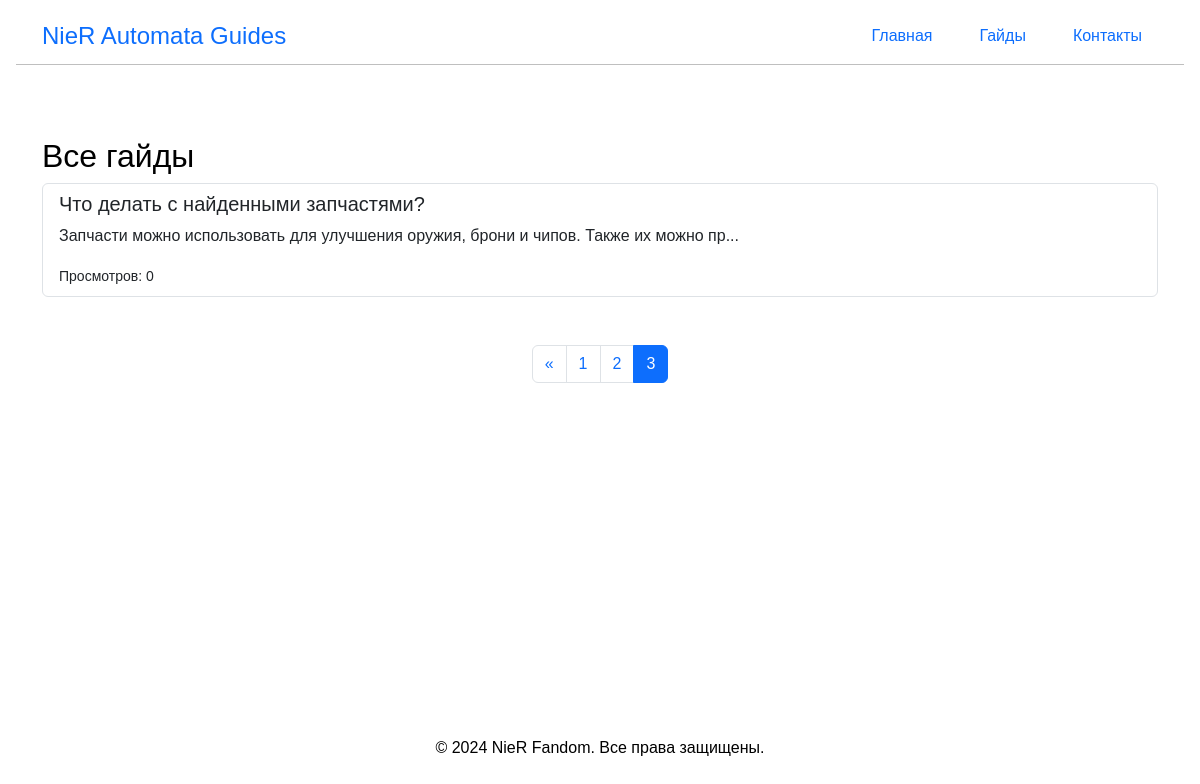
Screenshot of /guides_list.php?page=3 with the database file from the repository.
### tables this page shows
CREATE TABLE `guides` (
  `id` int(11) NOT NULL,
  `title` varchar(255) NOT NULL,
  `content` text NOT NULL,
  `category` varchar(50) NOT NULL,
  `views` int(11) DEFAULT '0',
  `created_at` timestamp NOT NULL DEFAULT CURRENT_TIMESTAMP
);

### guides_list.php (the view, shortened to what this page needs)
<?php
require_once('database/db.php');
$guides_per_page = 5;
$current_page = isset($_GET['page']) ? intval($_GET['page']) : 1;
$current_page = ($current_page > 0) ? $current_page : 1;
$offset = ($current_page - 1) * $guides_per_page;
$query = "SELECT * FROM guides ORDER BY views DESC LIMIT $guides_per_page OFFSET $offset";
$result = $conn->query($query);
$total_query = "SELECT COUNT(*) AS total FROM guides";
$total_result = $conn->query($total_query);
$total_row = $total_result->fetch_assoc();
$total_guides = $total_row['total'];
$total_pages = ceil($total_guides / $guides_per_page);
?>
<!DOCTYPE html>
<html lang="en">
<head>
    <link href="https://cdn.jsdelivr.net/npm/bootstrap@5.3.0/dist/css/bootstrap.min.css" rel="stylesheet">
    <link rel="stylesheet" href="css/index.css">
</head>
<body>
<header class="p-3">
    <div class="container d-flex justify-content-between align-items-center">
        <div class="logo">
            <a href="index.php" class=" text-decoration-none">
                <h1 class="m-0">NieR Automata Guides</h1>
            </a>
        </div>
        <nav class="nav">
            <a class="nav-link" href="index.php">Главная</a>
            <a class="nav-link" href="guides_list.php">Гайды</a>
            <a class="nav-link" href="contact.php">Контакты</a>
        </nav>
    </div>
    <hr class="my-2">
</header>
<div class="container my-5">
    <h2>Все гайды</h2>
    <div class="list-group">
        <?php if ($result->num_rows > 0): ?>
            <?php while ($guide = $result->fetch_assoc()): ?>
                <a href="guide.php?id=<?php echo $guide['id']; ?>" class="list-group-item list-group-item-action">
                    <h5><?php echo htmlspecialchars($guide['title']); ?></h5>
                    <p><?php echo nl2br(htmlspecialchars(substr($guide['content'], 0, 150))) . '...'; ?></p>
                    <small>Просмотров: <?php echo $guide['views']; ?></small>
                </a>
            <?php endwhile; ?>
        <?php else: ?>
            <p>Нет доступных гайдов.</p>
        <?php endif; ?>
    </div>
    <nav aria-label="Page navigation">
        <ul class="pagination justify-content-center mt-5">
            <?php if ($current_page > 1): ?>
                <li class="page-item">
                    <a class="page-link" href="guides_list.php?page=<?php echo $current_page - 1; ?>" aria-label="Previous">
                        <span aria-hidden="true">&laquo;</span>
                    </a>
                </li>
            <?php endif; ?>
            <?php for ($i = 1; $i <= $total_pages; $i++): ?>
                <li class="page-item <?php echo ($i == $current_page) ? 'active' : ''; ?>">
                    <a class="page-link" href="guides_list.php?page=<?php echo $i; ?>"><?php echo $i; ?></a>
                </li>
            <?php endfor; ?>
        </ul>
    </nav>
</div>
<footer class="py-4">
    <div class="container text-center">
        <p>&copy; 2024 NieR Fandom. Все права защищены.</p>
    </div>
</footer>
</body>
</html>

### css/index.css (style rules this page uses)
header h1 { font-size: 1.5rem; font-family: 'Orbitron', sans-serif; }
.nav-link { font-size: 1rem; margin-left: 15px; transition: color 0.3s ease; }
html, body { height: 100%; margin: 0; }
body { color: black!important; display: flex; flex-direction: column; font-family: 'Orbitron', sans-serif; }
footer { margin-top: auto; }

### rows the page displays
guides: title "Что делать с найденными запчастями?", content "Запчасти можно использовать для улучшения оружия, брони и чипов. Также их можно пр", views "0"
